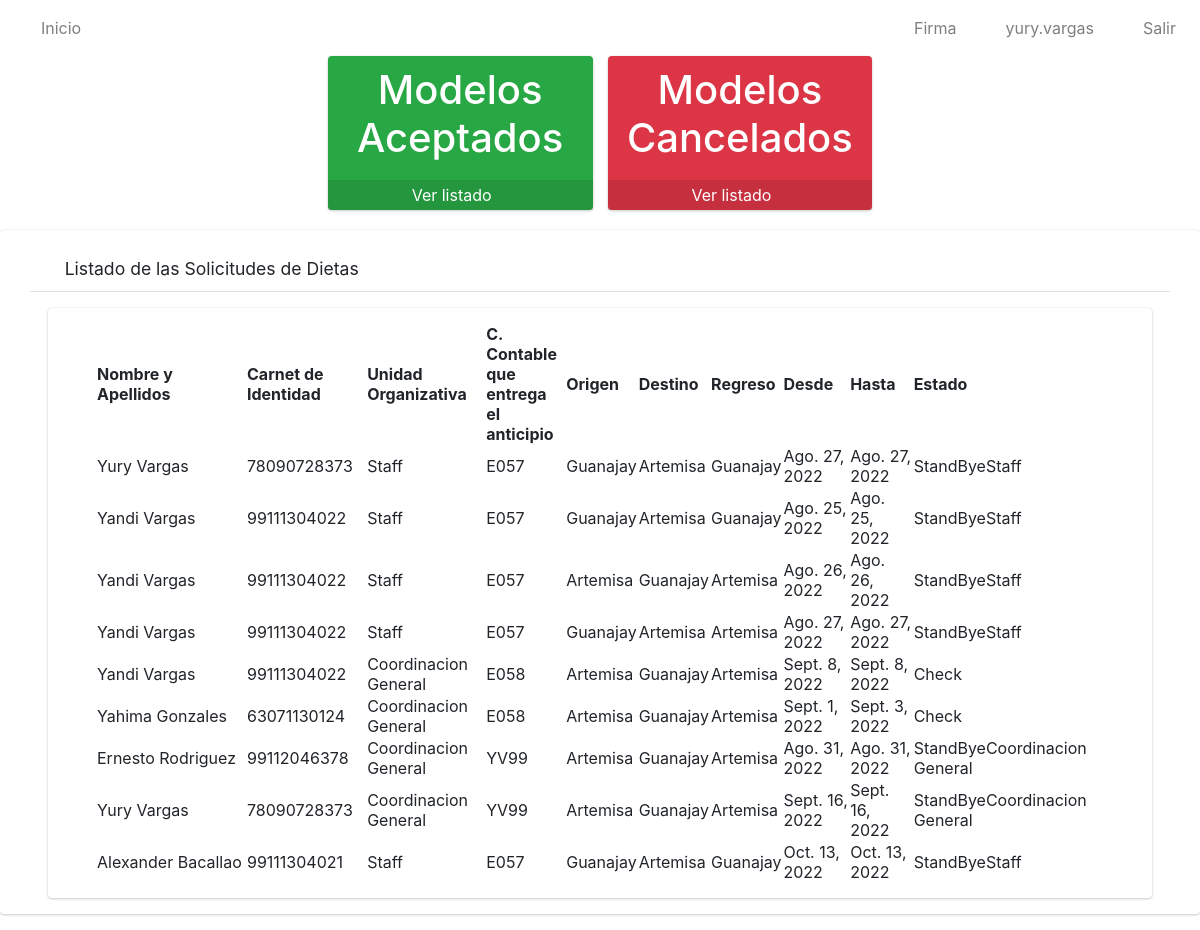
The page / (signed in) on the database as committed earlier.
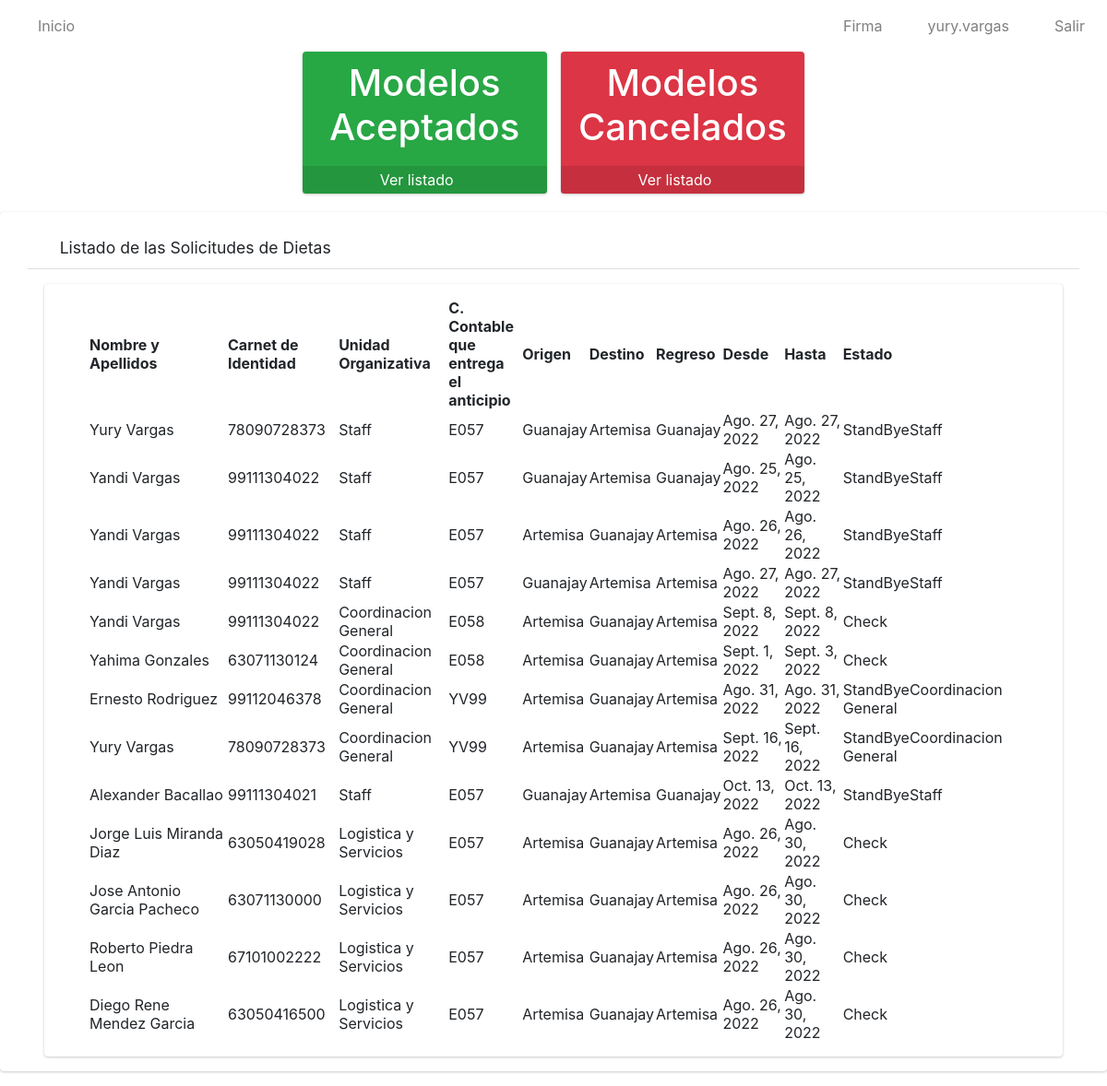
The same page on the database as committed later.
### app/models.py (models this page shows, shortened)
class Solicitud(models.Model):
    numero=models.IntegerField()
    solicitante=models.ForeignKey(Solicitante, on_delete=models.CASCADE)
    trabajador=models.ForeignKey(Trabajador, on_delete=models.CASCADE)
    unidad_organizativa=models.ForeignKey(Unidad_Organizativa, on_delete=models.CASCADE)
    c_contable=models.CharField(max_length=4)
    provincia=models.ForeignKey(Provincia, on_delete=models.CASCADE)
    origen=models.ForeignKey(Municipio, on_delete=models.CASCADE, related_name='municipio_origen')
    destino=models.ForeignKey(Municipio, on_delete=models.CASCADE, related_name='municipio_destino')
    regreso=models.ForeignKey(Municipio, on_delete=models.CASCADE, related_name='municipio_regreso')
    fecha_inicio=models.DateField()
    fecha_final=models.DateField()
    parleg=models.ForeignKey(PARLEG, on_delete=models.CASCADE)
    cargo_presupuesto=models.ForeignKey(Cargo_al_Presupuesto, on_delete=models.CASCADE)
    autoriza=models.ForeignKey(Autoriza, on_delete=models.CASCADE)
    estado=models.CharField(max_length=20)
    observaciones=models.CharField(max_length=500)
    class Meta:
        verbose_name="Solicitud"
        verbose_name_plural="Solicitudes"

class Trabajador(models.Model):
    usuario=models.OneToOneField(User, on_delete=models.CASCADE)
    ci=models.CharField(max_length=11, unique=True)
    def __str__(self):
            return self.usuario.first_name+' '+self.usuario.last_name
    class Meta:
        verbose_name = "Trabajador"
        verbose_name_plural = "Trabajadores"

class Unidad_Organizativa(models.Model):
    nombre=models.CharField(max_length=100)
    def __str__(self):
        return self.nombre
    class Meta:
        verbose_name="Unidad Organizativa"
        verbose_name_plural="Unidades Organizativas"

class Municipio(models.Model):
    nombre=models.CharField(max_length=30)
    provincia=models.ForeignKey(Provincia, on_delete=models.CASCADE)
    def __str__(self):
        return self.nombre
    class Meta:
        verbose_name="Municipio"
        verbose_name_plural="Municipios"

### app/views.py (the view)
# urls.py: path('', SolicitudListView.as_view(), name='solicitudes'),
class SolicitudListView(ListView):
    model = Solicitud
    template_name = 'solicitudes/listar.html'
    @method_decorator(login_required)
    def dispatch(self, request, *args, **kwargs):
        return super().dispatch(request,*args,** kwargs)
    def get_context_data(self, **kwargs):
        context = super().get_context_data(**kwargs)
        context['title'] = "Listado de Solicitudes"
        return context

### app/templates/solicitudes/listar.html (shortened to what this page needs)
{% extends 'base.html' %}
{% load static %}
{% block content %}
    <div class="row pl-5 pr-5" >
        <div class="col-lg-3 col-6"></div>
         <div class="col-lg-3 col-6">
            <div class="small-box bg-success">
                <div class="inner">
                    <h1 style="color: white;" class="text-center">
                        Modelos Aceptados
                    </h1>
                </div>
                <div class="icon"><i class="fas fa-check-square"></i>
                </div>
                {% if perms.app.view_modelo %}
                <a href="{% url 'listarMod' %}" class="small-box-footer" style="color: white !important;">
                Ver listado <i class="fas fa-arrow-circle-right" style="color: white;"></i>
                </a>
                {% else %}
                <a href="#" class="small-box-footer" style="color: white !important;">
                No tiene permisos para ver los Modelos <i class="fas fa-eye-slash" style="color: white;"></i>
                </a>
                {% endif %}
            </div>
            </div>
        <div class="col-lg-3 col-6">
        <div class="small-box bg-danger">
                <div class="inner">
                    <h1 style="color: white;" class="text-center">
                        Modelos Cancelados
                    </h1>
                </div>
                <div class="icon"><i class="fas fa-times-circle"></i>
                </div>
                {% if perms.app.view_modelo %}
                <a href="{% url 'listarModCancel' %}" class="small-box-footer" style="color: white !important;">
                Ver listado <i class="fas fa-arrow-circle-right" style="color: white;"></i>
                </a>
                {% else %}
                <a href="#" class="small-box-footer" style="color: white !important;">
                No tiene permisos para ver los Modelos <i class="fas fa-eye-slash" style="color: white;"></i>
                </a>
                {% endif %}
            </div>
            </div>
        </div>
    <div class=" card card-default">
        <div class="card-header px-3 mb-3 mt-3 container">
            <h3 class="card-title">
            <i class="fas fa-search"></i>
                Listado de las Solicitudes de Dietas
            </h3>
            </div>
        <div class="card card-body content-header mx-5 px-5">
            <table id="myTable" class="display" style="width: 100%;">
                <thead>
                    <tr>
                        <th>Nombre y Apellidos</th>
                        <th>Carnet de Identidad</th>
                        <th>Unidad Organizativa</th>
                        <th>C. Contable que entrega el anticipio</th>
                        <th>Origen</th>
                        <th>Destino</th>
                        <th>Regreso</th>
                        <th>Desde</th>
                        <th>Hasta</th>
                        <th>Estado</th>
                    </tr>
                </thead>
                <tbody>
                    {% for i in object_list %}
                    <tr>
                        <td style="width: 150px;">{{i.trabajador}}</td>
                        <td>{{i.trabajador.ci}}</td>
                        <td>{{i.unidad_organizativa}}</td>
                        <td style="width: 80px;">{{i.c_contable}}</td>
                        <td>{{i.origen}}</td>
                        <td>{{i.destino}}</td>
                        <td>{{i.regreso}}</td>
                        <td>{{i.fecha_inicio}}</td>
                        <td>{{i.fecha_final}}</td>
                        <td>{{i.estado}}</td>
                    </tr>
                    {% endfor %}
                </tbody>
            </table>
        </div>
    </div>
{% endblock %}

### app/templates/base.html (shortened to what this page needs)
{% load static %}
<html>
    <head>
  <link rel="stylesheet" href="{% static 'plugins/fontawesome-free/css/all.min.css'%}">
        <link href="https://cdn.jsdelivr.net/npm/bootstrap@5.2.0/dist/css/bootstrap.min.css" rel="stylesheet">
        <link rel="stylesheet" type="text/css" href="{% static 'datatable/data_tables/datatables.min.css' %}" />
  <link rel="stylesheet" href="https://cdnjs.cloudflare.com/ajax/libs/jquery-confirm/3.3.2/jquery-confirm.min.css">
  <link rel="stylesheet" href="https://cdn.jsdelivr.net/npm/bootstrap-icons@1.7.2/font/bootstrap-icons.css">
  <link href="https://cdn.jsdelivr.net/npm/bootstrap@5.2.0-beta1/dist/css/bootstrap.min.css" rel="stylesheet"
>
<link href="https://cdn.jsdelivr.net/npm/bootstrap@5.2.0/dist/css/bootstrap.min.css" rel="stylesheet">
        <link rel="stylesheet" href="{% static 'dist/css/adminlte.min.css'%}">
    </head>
<nav class="navbar navbar-expand-md navbar-white navbar-light">
 <ul class="navbar-nav">
          <li class="nav-item">
            <a href="{% url 'solicitudes' %}" class="nav-link">
            <i class="fas fa-home"></i>
            Inicio</a>
          </li>
        </ul>
    <ul class="navbar-nav ml-auto">
      <li class="nav-item">
           <a class="nav-link" onclick="modal_firma()" role="button">
            <i class="fas fa-edit"></i> Firma
           </a>
      </li>
      <li class="nav-item">
        <a class="nav-link" href="javascript:;"role="button">
          <i class="fas fa-user"></i>  {{ user.username }}
        </a>
      </li>
      <li class="nav-item">
        <a class="nav-link" href="{% url 'logout' %}"role="button">
          <i class="fas fa-power-off"></i> Salir
        </a>
      </li>
    </ul>
  </nav>
        {%block content%}
        {% endblock %}
    </body>
</html>

Rows that differ between the two databases and show on the page:
added Solicitud: trabajador "Jorge Luis Miranda Diaz", trabajador.ci "63050419028", unidad_organizativa "Logistica y Servicios", c_contable "E057", origen "Artemisa", destino "Guanajay", regreso "Artemisa", fecha_inicio "Ago. 26, 2022", fecha_final "Ago. 30, 2022", estado "Check"
added Solicitud: trabajador "Jose Antonio Garcia Pacheco", trabajador.ci "63071130000", unidad_organizativa "Logistica y Servicios", c_contable "E057", origen "Artemisa", destino "Guanajay", regreso "Artemisa", fecha_inicio "Ago. 26, 2022", fecha_final "Ago. 30, 2022", estado "Check"
added Solicitud: trabajador "Roberto Piedra Leon", trabajador.ci "67101002222", unidad_organizativa "Logistica y Servicios", c_contable "E057", origen "Artemisa", destino "Guanajay", regreso "Artemisa", fecha_inicio "Ago. 26, 2022", fecha_final "Ago. 30, 2022", estado "Check"
added Solicitud: trabajador "Diego Rene Mendez Garcia", trabajador.ci "63050416500", unidad_organizativa "Logistica y Servicios", c_contable "E057", origen "Artemisa", destino "Guanajay", regreso "Artemisa", fecha_inicio "Ago. 26, 2022", fecha_final "Ago. 30, 2022", estado "Check"
